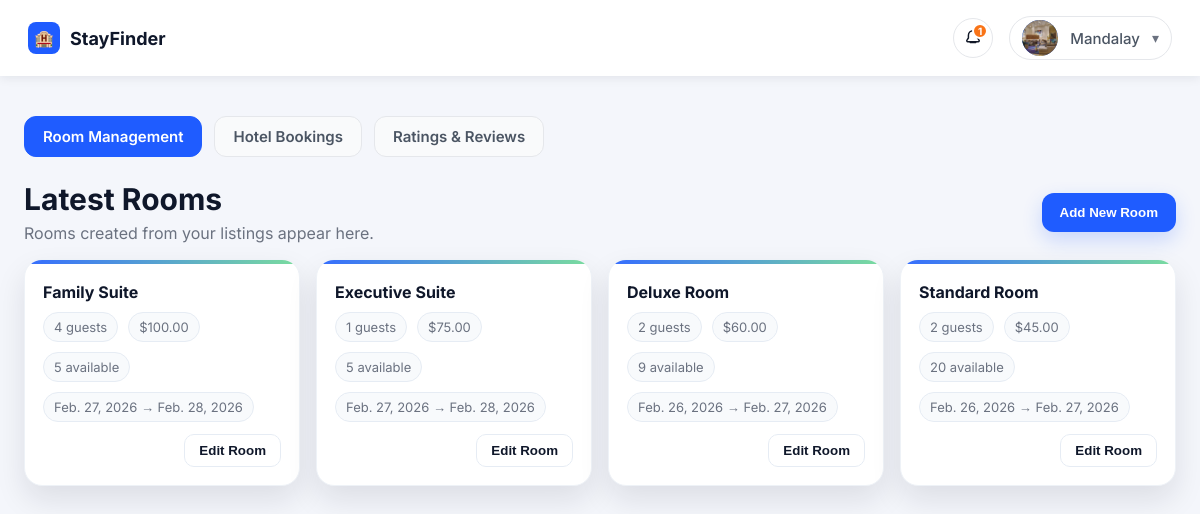
Before: /accounts/hotel-home/ (signed in) with the older database file.
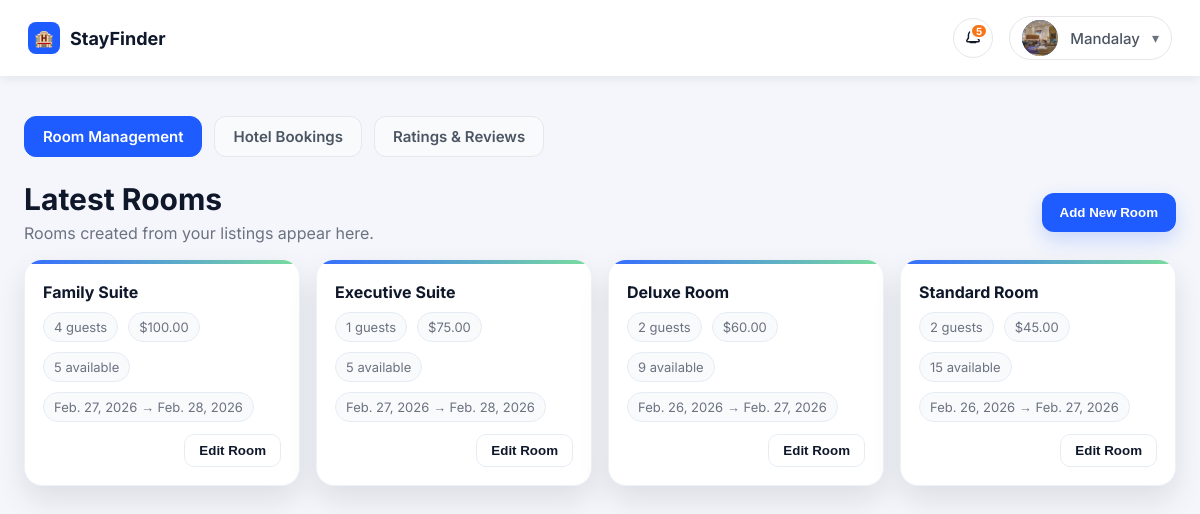
After: the same page with the newer database file.
### rooms/models.py (models this page shows, shortened)
class Room(models.Model):
	hotel = models.ForeignKey(Profile, on_delete=models.CASCADE, related_name="rooms")
	room_type = models.ForeignKey(RoomType, on_delete=models.PROTECT)
	capacity = models.PositiveIntegerField()
	rate_per_night = models.DecimalField(max_digits=8, decimal_places=2)
	available_rooms = models.PositiveIntegerField()
	checkin_date = models.DateField()
	checkout_date = models.DateField()
	created_at = models.DateTimeField(auto_now_add=True)

class RoomType(models.Model):
	name = models.CharField(max_length=100, unique=True)

### accounts/views.py (the view)
# urls.py: path("hotel-home/", views.hotel_home_view, name="hotel_home"),
@login_required
def hotel_home_view(request):
    profile, _ = get_or_create_profile(request.user)
    if profile.account_type != Profile.AccountType.HOTEL:
        return redirect("home")
    if not profile.is_hotel_approved:
        return redirect("login")
    if request.method == "POST":
        room_id = request.POST.get("room_id")
        room_instance = None
        if room_id:
            room_instance = Room.objects.filter(id=room_id, hotel=profile).first()
            if room_instance is None:
                return redirect("hotel_home")
        form = RoomCreateForm(request.POST, instance=room_instance)
        if form.is_valid():
            available_rooms = form.cleaned_data["available_rooms"]
            if available_rooms == 0:
                if room_instance:
                    if room_instance.bookings.exists():
                        room_instance.available_rooms = 0
                        room_instance.save(update_fields=["available_rooms"])
                    else:
                        room_instance.delete()
            else:
                room = form.save(commit=False)
                room.hotel = profile
                room.save()
            return redirect("hotel_home")
    else:
        form = RoomCreateForm()
    rooms = Room.objects.filter(hotel=profile).select_related("room_type").order_by("-created_at")
    return render(
        request,
        "accounts/hotel_home.html",
        {
            "profile": profile,
            "room_form": form,
            "rooms": rooms,
        },
    )

### accounts/models.py (called while the page is built)
    @property
    def is_hotel_approved(self) -> bool:
        if self.account_type != self.AccountType.HOTEL:
            return True
        return self.hotel_verification_status == self.HotelVerificationStatus.APPROVED

### accounts/views.py (called while the page is built)
def get_or_create_profile(user):
    return Profile.objects.get_or_create(
        user=user,
        defaults={
            "full_name": user.get_full_name() or user.username,
            "account_type": Profile.AccountType.GUEST,
        },
    )

### accounts/templates/accounts/hotel_home.html (shortened to what this page needs)
{% load static %}
<!DOCTYPE html>
<html lang="en">
  <head>
    <link rel="stylesheet" href="{% static 'accounts/css/hotel-home.css' %}?v=20260224b" />
  </head>
  <body>
    <header class="topbar">
      <div class="brand">
        <span class="brand__icon">🏨</span>
        <span class="brand__name">StayFinder</span>
      </div>
      <div class="topbar__actions">
        {% include 'accounts/partials/notifications_menu.html' %}
        <details class="profile-menu">
          <summary class="profile-trigger">
            <span class="profile-trigger__content">
              <span class="profile-trigger__avatar">
                {% if profile.profile_image %}
                  <img src="{{ profile.profile_image.url }}" alt="Profile photo" />
                {% elif profile.profile_image_url %}
                  <img src="{{ profile.profile_image_url }}" alt="Profile photo" />
                {% else %}
                  <span class="profile-trigger__initial">{{ profile.full_name|slice:":1" }}</span>
                {% endif %}
              </span>
              <span class="profile-trigger__text">
                <span class="profile-trigger__name">{{ profile.full_name }}</span>
              </span>
              <span class="profile-trigger__chevron">▾</span>
            </span>
          </summary>
        </details>
      </div>
    </header>
    <main class="page">
      <nav class="top-links" aria-label="Hotel navigation">
        <a class="top-links__item is-active" href="{% url 'hotel_home' %}">Room Management</a>
        <a class="top-links__item" href="{% url 'hotel_booking_history' %}">Hotel Bookings</a>
        <a class="top-links__item" href="{% url 'hotel_reviews' %}">Ratings &amp; Reviews</a>
      </nav>
      <section class="room-cards">
        <header class="room-cards__header">
          <div>
            <h2>Latest Rooms</h2>
            <p>Rooms created from your listings appear here.</p>
          </div>
          <button class="primary-button" type="button" data-action="open-room-modal">
            Add New Room
          </button>
        </header>
        <div class="room-cards__grid">
          {% for room in rooms %}
            <article
              class="room-card"
              data-room-id="{{ room.id }}"
              data-room-type-id="{{ room.room_type.id }}"
              data-capacity="{{ room.capacity }}"
              data-rate="{{ room.rate_per_night }}"
              data-available="{{ room.available_rooms }}"
              data-checkin="{{ room.checkin_date|date:"Y-m-d" }}"
              data-checkout="{{ room.checkout_date|date:"Y-m-d" }}"
            >
              <div class="room-card__title">{{ room.room_type.name }}</div>
              <div class="room-card__meta">
                <span>{{ room.capacity }} guests</span>
                <span>${{ room.rate_per_night }}</span>
              </div>
              <div class="room-card__meta">
                <span>{{ room.available_rooms }} available</span>
                <span>{{ room.checkin_date }} → {{ room.checkout_date }}</span>
              </div>
              <div class="room-card__footer">
                <button class="room-card__edit" type="button" data-action="edit-room">
                  Edit Room
                </button>
              </div>
            </article>
          {% empty %}
            <div class="room-cards__empty">No rooms yet. Add your first room.</div>
          {% endfor %}
        </div>
      </section>
    </main>
  </body>
</html>

Changed rows visible on the page:
changed Room "Standard Room": available_rooms "20" → "15"
Other visible differences:
{{ booking_notifications_unread_count }}: "1" → "5"
